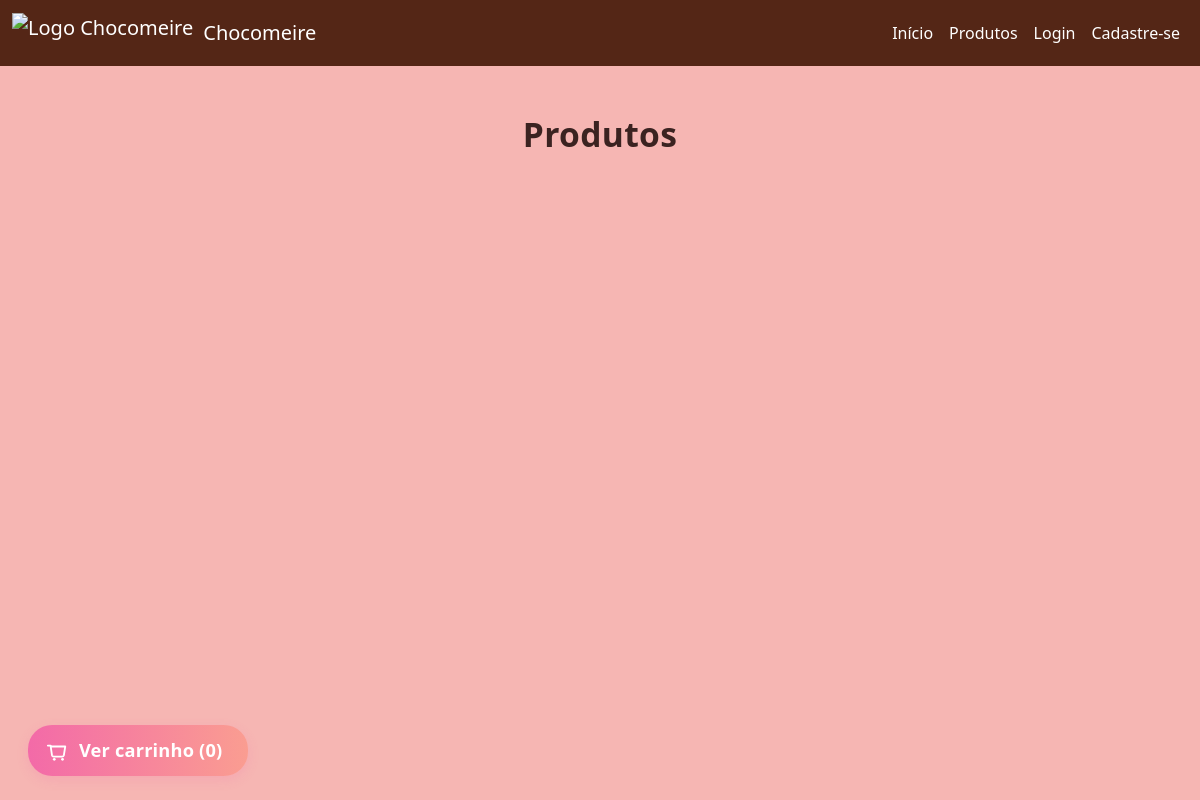
/produtos, run on an earlier commit of the app's database.
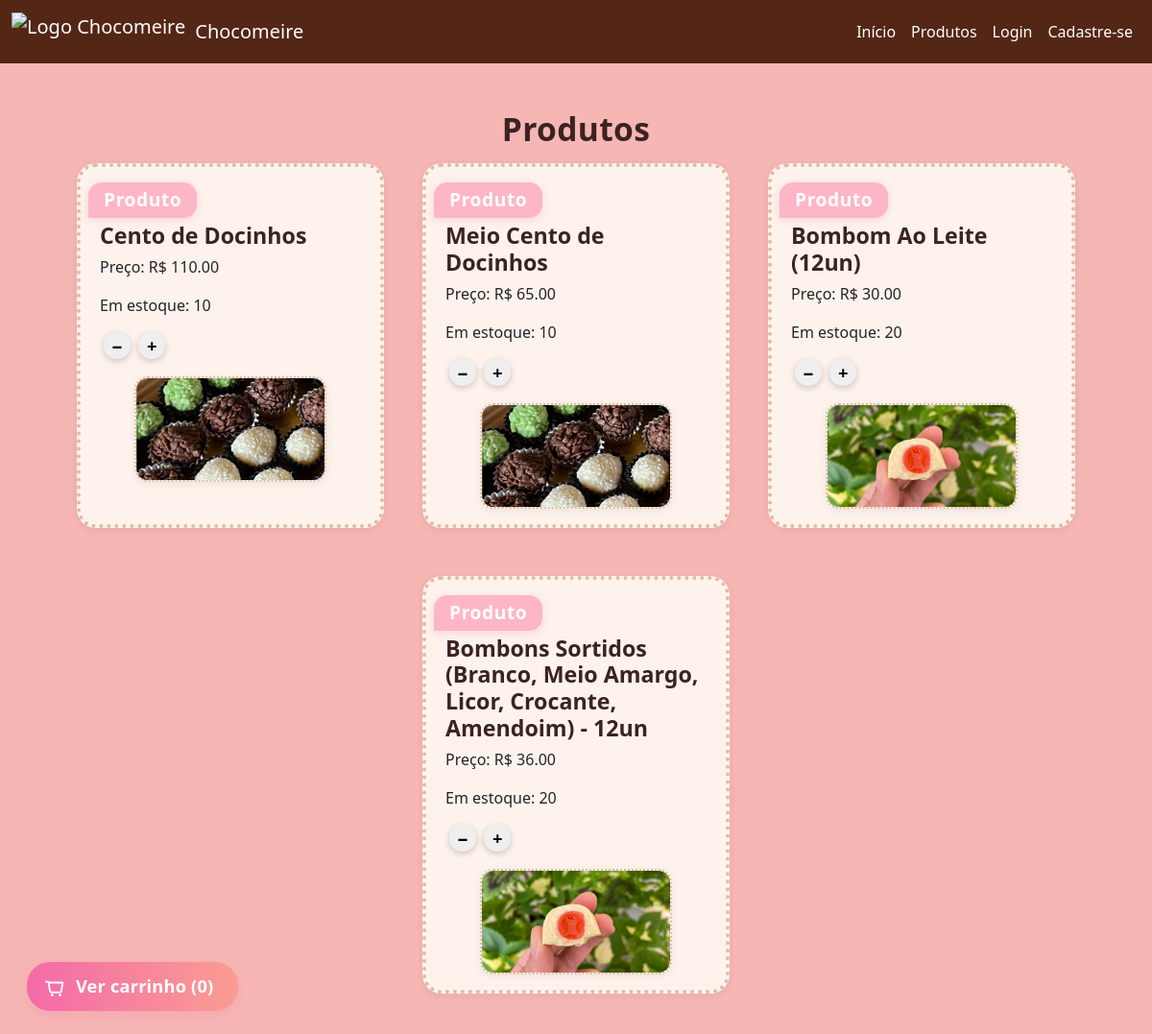
And on a later commit of the database.
### models/produto.py (models this page shows, shortened)
class Produto(db.Model):
    id = db.Column(db.Integer, primary_key=True)
    nome = db.Column(db.String(100), nullable=False)
    preco = db.Column(db.Float, nullable=False)
    estoque = db.Column(db.Integer, nullable=False)
    imagem = db.Column(db.String(200), nullable=True)

### app.py (the view)
@app.route('/produtos')
def produtos():
    usuario = get_usuario_logado()
    produtos = Produto.query.all()
    return render_template('produtos.html', usuario=usuario, produtos=produtos)

### app.py (called while the page is built)
def get_usuario_logado():
    if 'usuario_id' in session:
        return User.query.get(session['usuario_id'])
    return None

### templates/produtos.html (shortened to what this page needs)
{% extends 'base.html' %}
{% block content %}
<div class="container text-center mt-5">
    <h2 class="titulo-centralizado">Produtos</h2>
    <div class="produtos-lista">
        {% for produto in produtos %}
        <div class="produto-card-grande">
            <div class="produto-info-grande">
                <span class="tag-produto">Produto</span>
                <h3>{{ produto.nome }}</h3>
                <p>Preço: R$ {{ "%.2f"|format(produto.preco) }}</p>
                <p>Em estoque: {{ produto.estoque }}</p>
                <button class="btn-menor" onclick="removeFromCart('{{ produto.id }}')">−</button>
                <button class="btn-menor" onclick="addToCart('{{ produto.id }}')">+</button>
            </div>
            {% if produto.imagem %}
            <div class="imagem-e-botoes-centralizada">
                <img src="{{ url_for('static', filename=produto.imagem) }}" alt="{{ produto.nome }}" class="imagem-produto-grande">
            </div>
            {% endif %}
        </div>
        {% endfor %}
    </div>
    <a href="{{ url_for('carrinho') }}" class="carrinho-link-produtos" id="cart-fab">
        Ver carrinho (<span id="cart-qty">0</span>)
    </a>
</div>
{% endblock %}

### templates/base.html (shortened to what this page needs)
<!DOCTYPE html>
<html lang="pt-BR">
<head>
    <link href="https://cdn.jsdelivr.net/npm/bootstrap@5.3.0/dist/css/bootstrap.min.css" rel="stylesheet">
    <link href="{{ url_for('static', filename='style.css') }}" rel="stylesheet">
</head>
<body>
    <nav class="navbar navbar-expand-lg navbar-custom">
        <div class="container-fluid">
            <a class="navbar-brand d-flex align-items-center" href="/">
                <img src="https://raw.githubusercontent.com/unimetrocamp-startupclass/LTD.2025.1.028-CHOCOMEIRE/main/static/Logo.Chocomeire.jpg" alt="Logo Chocomeire">
                Chocomeire
            </a>
            <div class="collapse navbar-collapse" id="navbarNav">
                <ul class="navbar-nav ms-auto">
                    <li class="nav-item"><a class="nav-link" href="/">Início</a></li>
                    <li class="nav-item"><a class="nav-link" href="/produtos">Produtos</a></li>
                    {% if usuario %}
                        <li class="nav-item">
                            <a class="nav-link disabled">Olá, {{ usuario.nome }}</a>
                        </li>
                        <li class="nav-item">
                            <a class="nav-link" href="/logout">Sair</a>
                        </li>
                    {% else %}
                        <li class="nav-item"><a class="nav-link" href="/login">Login</a></li>
                        <li class="nav-item"><a class="nav-link" href="/cadastro">Cadastre-se</a></li>
                    {% endif %}
                </ul>
            </div>
        </div>
    </nav>
    <main class="container mt-4">
        {% block content %}{% endblock %}
    </main>
</body>
</html>

### static/style.css (style rules this page uses)
body { background-color: #f6b6b3; }
.navbar-custom { background-color: #542616; }
.navbar-custom .navbar-brand, .navbar-custom .nav-link, .navbar-custom .navbar-toggler-icon { color: #fff; }
.navbar-brand img { height: 40px; margin-right: 10px; }
.titulo-centralizado { text-align: center; margin-top: 18px; margin-bottom: 16px; font-size: 2.1rem; font-weight: 700; letter-spacing: 0.01em; color: #3b2321; }
.produtos-lista { display: flex; flex-wrap: wrap; gap: 40px; justify-content: center; margin-top: 16px; margin-bottom: 32px; }
.produto-card-grande { background: #fdf3ec; border-radius: 20px; border: 4px dotted #e0bba5; box-shadow: 0 2px 10px #0001; padding: 16px 20px; width: 320px; max-width: 98vw; display: flex; flex-direction: column; align-items: stretch; transition: box-shadow 0.2s; margin-bottom: 10px; box-sizing: border-box; }
.produto-info-grande { text-align: left; margin-bottom: 8px; }
.produto-info-grande h2, .produto-info-grande h3 { margin: 0 0 6px 0; font-size: 1.45rem; font-weight: 700; color: #3b2321; }
.btn-menor { width: 28px; height: 28px; font-size: 1.15rem; font-weight: bold; border-radius: 50%; border: none; box-shadow: 0 2px 7px #0003; display: inline-flex; align-items: center; justify-content: center; line-height: 28px; cursor: pointer; z-index: 2; transition: background 0.2s, color 0.2s; padding: 0; margin-left: 4px; }
.imagem-e-botoes-centralizada { display: flex; justify-content: center; margin-top: 10px; }
.imagem-produto-grande { width: 200px; height: 110px; border-radius: 14px; border: 2.5px dotted #e0bba5; background: #fdf3ec; box-shadow: 0 2px 10px #0001; object-fit: cover; display: block; }
.carrinho-link-produtos { display: inline-block; background: linear-gradient(90deg, #f36aa8 0%, #fa9d91 100%); color: #fff !important; font-weight: 600; padding: 12px 26px 12px 18px; border-radius: 24px; text-decoration: none; box-shadow: 0 4px 12px #f36aa830; font-size: 1.14rem; transition: background 0.2s, box-shadow 0.2s, transform 0.1s; position: fixed; left: 28px; bottom: 24px; z-index: 999; border: none; outline: none; cursor: pointer; letter-spacing: 0.01em; }
.carrinho-link-produtos svg { vertical-align: middle; margin-right: 6px; }
.tag-produto { display: inline-block; background: #fdb6c6; color: #fff; font-weight: 700; font-size: 1.2rem; border-radius: 14px 14px 14px 0; padding: 4px 16px; margin-bottom: 5px; margin-left: -12px; box-shadow: 0 2px 8px #f36aa840; letter-spacing: 0.03em; }

What changed in the data, as far as the page shows it:
added Produto: nome "Cento de Docinhos", preco "110.00", estoque "10", imagem (picture)
added Produto: nome "Meio Cento de Docinhos", preco "65.00", estoque "10", imagem (picture)
added Produto: nome "Bombom Ao Leite (12un)", preco "30.00", estoque "20", imagem (picture)
added Produto: nome "Bombons Sortidos (Branco, Meio Amargo, Licor, Crocante, Amendoim) - 12un", preco "36.00", estoque "20", imagem (picture)
